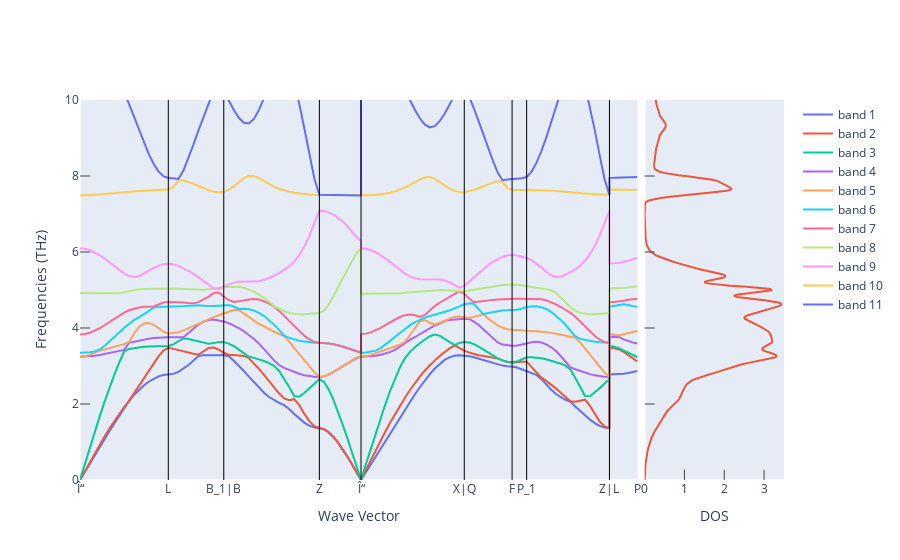

Notebook code for this chart:
### Markdown cell above
## 3. Structure de bandes phoniques

Les branches acoustiques sont les branches de faibles fréquences. Plus précisémment, ce sont les branches qui tendent linéairement la fréquence nulle lorsque le nombre d'onde se rapporche de $\Gamma$.

### Code cell
fig_ph_bs_and_dos = get_plot_bs_and_dos(ph_bs, ph_dos, plot_range=[0,10])
fig_ph_bs_and_dos.show()
